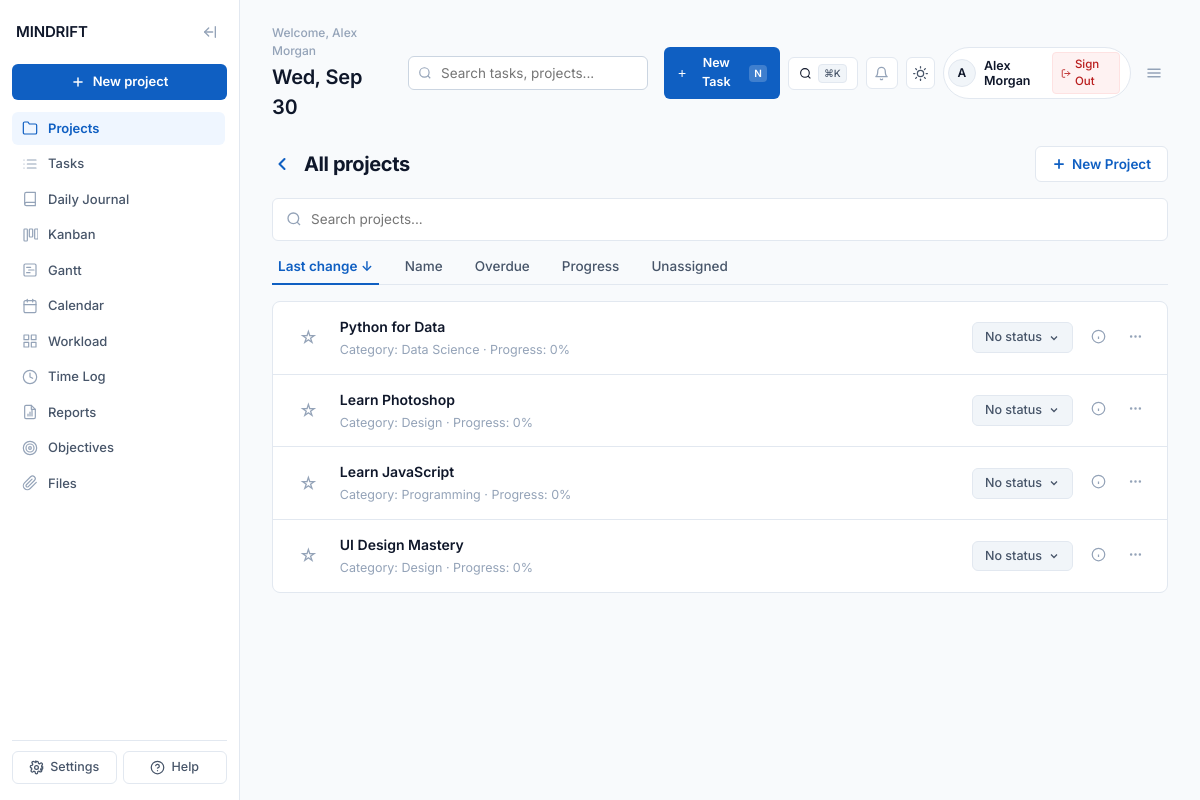
Screenshot of /courses.php (signed in) with the database file from the repository.
### tables this page shows
CREATE TABLE IF NOT EXISTS `users` (
  `id` INT AUTO_INCREMENT PRIMARY KEY,
  `name` VARCHAR(100) NOT NULL,
  `email` VARCHAR(150) NOT NULL UNIQUE,
  `password` VARCHAR(255) NULL,
  `avatar_url` VARCHAR(255) NULL,
  `schedule_token` VARCHAR(64) NULL,
  `created_at` DATETIME DEFAULT CURRENT_TIMESTAMP,
  INDEX `idx_users_schedule_token` (`schedule_token`)
);

CREATE TABLE IF NOT EXISTS `courses` (
  `id` INT AUTO_INCREMENT PRIMARY KEY,
  `user_id` INT NOT NULL,
  `code` VARCHAR(10) NOT NULL,
  `name` VARCHAR(150) NOT NULL,
  `category` VARCHAR(50) NOT NULL,
  `level` VARCHAR(50) DEFAULT 'Intermediate',
  `total_modules` INT DEFAULT 10,
  `completed_modules` INT DEFAULT 0,
  `progress_pct` INT DEFAULT 0,
  `bg_gradient` VARCHAR(100) DEFAULT 'linear-gradient(145deg,#8B7CF0,#5A46E0)',
  `ring_color` VARCHAR(30) DEFAULT '#6C5CE7',
  `is_starred` INT DEFAULT 0,
  `status` VARCHAR(30) DEFAULT 'No status',
  `start_date` VARCHAR(50) NULL,
  `due_date` VARCHAR(50) NULL,
  `created_at` DATETIME DEFAULT CURRENT_TIMESTAMP,
  INDEX `idx_courses_user` (`user_id`),
  FOREIGN KEY (`user_id`) REFERENCES `users`(`id`) ON DELETE CASCADE
);

### courses.php (the view, shortened to what this page needs)
<?php
$db = getDbConnection();
$userId = (int)$_SESSION['user_id'];
$stmtUser = $db->prepare("SELECT * FROM users WHERE id = :uid");
$stmtUser->execute(['uid' => $userId]);
$user = $stmtUser->fetch();
$stmtCheck = $db->prepare("SELECT COUNT(*) as cnt FROM courses WHERE user_id = :uid AND name = '2dapp'");
$stmtCheck->execute(['uid' => $userId]);
if ($stmtCheck->fetch()['cnt'] == 0) {
    $db->prepare("INSERT INTO courses (user_id, code, name, category, level, total_modules, completed_modules, progress_pct, bg_gradient, ring_color)
                  VALUES (:uid, '2D', '2dapp', 'Programming', 'Intermediate', 10, 0, 0, 'linear-gradient(145deg,#6FC1F0,#4FA3E0)', '#4FA3E0')")->execute(['uid' => $userId]);
}
$stmtCourses = $db->prepare("SELECT * FROM courses WHERE user_id = :uid ORDER BY id DESC");
$stmtCourses->execute(['uid' => $userId]);
$courses = $stmtCourses->fetchAll();
include __DIR__ . '/includes/head.php';
?>
</head>
<body>
<div class="app" id="app">
  <?php include __DIR__ . '/includes/sidebar.php'; ?>
  <main class="main">
    <?php include __DIR__ . '/includes/header.php'; ?>
    <div class="all-projects-header">
      <div class="all-projects-title-wrap">
        <a href="index.php" class="back-chevron-link" title="Back to Dashboard">
          <svg width="20" height="20" viewBox="0 0 24 24" fill="none" stroke="currentColor" stroke-width="2.5" stroke-linecap="round" stroke-linejoin="round"><path d="m15 18-6-6 6-6"/></svg>
        </a>
        <h2 class="all-projects-title">All projects</h2>
      </div>
      <button class="btn-outline-create" id="btnOpenCreateProjFromHeader">
        <svg width="14" height="14" viewBox="0 0 24 24" fill="none" stroke="currentColor" stroke-width="3" stroke-linecap="round" stroke-linejoin="round"><line x1="12" y1="5" x2="12" y2="19"/><line x1="5" y1="12" x2="19" y2="12"/></svg>
        New Project
      </button>
    </div>
    <div class="search-box-wrap">
      <svg width="16" height="16" viewBox="0 0 24 24" fill="none" stroke="currentColor" stroke-width="2"><circle cx="11" cy="11" r="8"/><line x1="21" y1="21" x2="16.65" y2="16.65"/></svg>
      <input type="text" id="projSearchInput" class="search-box-input" placeholder="Search projects..." />
    </div>
    <div class="filter-tabs-row">
      <button class="tab-btn active" data-sort="last_change">Last change ↓</button>
      <button class="tab-btn" data-sort="name">Name</button>
      <button class="tab-btn" data-sort="overdue">Overdue</button>
      <button class="tab-btn" data-sort="progress">Progress</button>
      <button class="tab-btn" data-sort="unassigned">Unassigned</button>
    </div>
    <div class="projects-list-wrap" id="projectListContainer">
      <?php if (empty($courses)): ?>
        <div style="padding:40px 20px; text-align:center; color:var(--text-muted); background:var(--bg-surface);">
          <div style="font-size:14px; font-weight:600; color:var(--text-primary); margin-bottom:4px;">No projects found</div>
          <div style="font-size:12.5px; margin-bottom:14px;">Create your first project to start tracking milestones and progress.</div>
          <button type="button" class="btn-outline-create" onclick="document.getElementById('btnOpenCreateProjFromHeader').click()" style="margin:0 auto; display:inline-flex;">+ New Project</button>
        </div>
      <?php else: ?>
        <?php foreach ($courses as $c):
          $statusLabel = ($c['progress_pct'] > 0) ? (($c['progress_pct'] >= 100) ? 'Completed' : 'In progress') : 'No status';
        ?>
          <div class="project-item-row" data-name="<?= strtolower(htmlspecialchars($c['name'])); ?>" data-progress="<?= (int)$c['progress_pct']; ?>" data-status="<?= $statusLabel; ?>" data-id="<?= $c['id']; ?>">
            <div class="project-left-col">
              <button class="star-btn <?= ($c['is_starred'] ?? 0) ? 'starred' : ''; ?>" title="Star Project" aria-label="Star Project" onclick="toggleProjFavorite(<?= $c['id']; ?>, this)"><?= ($c['is_starred'] ?? 0) ? '★' : '☆'; ?></button>
              <div>
                <h3 class="project-title-name" style="cursor:pointer;" onclick="openProjectInfoModal(<?= htmlspecialchars(json_encode($c)); ?>)"><?= htmlspecialchars($c['name']); ?></h3>
                <span class="project-sub-date">Category: <?= htmlspecialchars($c['category']); ?> · Progress: <?= (int)$c['progress_pct']; ?>%</span>
              </div>
            </div>
            <div class="project-right-col">
              <button class="status-select-btn" onclick="toggleProjStatus(<?= $c['id']; ?>, this)">
                <span class="status-txt"><?= $statusLabel; ?></span>
                <svg width="12" height="12" viewBox="0 0 24 24" fill="none" stroke="currentColor" stroke-width="2.5"><path d="m6 9 6 6 6-6"/></svg>
              </button>
              <button class="action-icon-btn" title="Project Details" aria-label="Project Details" onclick="openProjectInfoModal(<?= htmlspecialchars(json_encode($c)); ?>)">
                <svg width="15" height="15" viewBox="0 0 24 24" fill="none" stroke="currentColor" stroke-width="2"><circle cx="12" cy="12" r="10"/><line x1="12" y1="16" x2="12" y2="12"/><line x1="12" y1="8" x2="12.01" y2="8"/></svg>
              </button>
              <div style="position:relative; display:inline-block;">
                <button class="action-icon-btn btn-proj-opts" title="Options" aria-label="Project Options" onclick="toggleProjectOptions(event, <?= $c['id']; ?>, '<?= addslashes($c['name']); ?>')">
                  <svg width="15" height="15" viewBox="0 0 24 24" fill="none" stroke="currentColor" stroke-width="2"><circle cx="12" cy="12" r="1"/><circle cx="19" cy="12" r="1"/><circle cx="5" cy="12" r="1"/></svg>
                </button>
              </div>
            </div>
          </div>
        <?php endforeach; ?>
      <?php endif; ?>
    </div>
  </main>
</div>
</body>
</html>

### includes/header.php (shortened to what this page needs)
<header class="topbar">
  <div>
    <p class="greeting">Welcome, <?= htmlspecialchars($user['name'] ?? 'User'); ?></p>
    <h1 class="date" id="todayDate"><?= date('l, M j'); ?></h1>
  </div>
  <div class="topbar-search">
    <input type="text" id="globalSearchInput" placeholder="Search tasks, projects..." class="form-input" style="padding-left:32px; border-radius:var(--radius-sm); height:34px;" />
    <svg width="14" height="14" viewBox="0 0 24 24" fill="none" stroke="currentColor" stroke-width="2" style="position:absolute; left:10px; top:50%; transform:translateY(-50%); color:var(--text-muted);"><circle cx="11" cy="11" r="8"/><line x1="21" y1="21" x2="16.65" y2="16.65"/></svg>
  </div>
  <div class="topbar-right">
    <button class="btn-primary" id="quickTaskTriggerBtn" title="Quick Add Task (Press N)" type="button" style="padding:6px 12px; font-size:12.5px;">
      <svg width="13" height="13" viewBox="0 0 24 24" fill="none" stroke="currentColor" stroke-width="2.5" stroke-linecap="round" stroke-linejoin="round"><line x1="12" y1="5" x2="12" y2="19"/><line x1="5" y1="12" x2="19" y2="12"/></svg>
      <span>New Task</span>
      <kbd style="padding:1px 5px; font-size:10px; background:rgba(255,255,255,0.2); border-radius:var(--radius-xs); font-family:inherit; color:#fff; margin-left:4px;">N</kbd>
    </button>
    <button class="btn-secondary" id="cmdPaletteTriggerBtn" title="Press Ctrl+K or Cmd+K" type="button" aria-label="Open Command Palette" style="padding:6px 10px; font-size:12.5px;">
      <svg width="13" height="13" viewBox="0 0 24 24" fill="none" stroke="currentColor" stroke-width="2"><circle cx="11" cy="11" r="8"/><line x1="21" y1="21" x2="16.65" y2="16.65"/></svg>
      <kbd style="padding:1px 5px; font-size:10px; background:var(--bg-subtle); border:1px solid var(--border-base); border-radius:var(--radius-xs); font-family:inherit; color:var(--text-secondary);">⌘K</kbd>
    </button>
    <div style="position:relative;">
      <button class="icon-btn" id="notifBellBtn" title="Notifications" type="button" aria-label="Notifications" style="border:1px solid var(--border-base); border-radius:var(--radius-sm); background:var(--bg-surface);">
        <svg width="15" height="15" viewBox="0 0 24 24" fill="none" stroke="currentColor" stroke-width="2" stroke-linecap="round" stroke-linejoin="round"><path d="M18 8A6 6 0 0 0 6 8c0 7-3 9-3 9h18s-3-2-3-9"/><path d="M13.73 21a2 2 0 0 1-3.46 0"/></svg>
      </button>
    </div>
    <button class="theme-toggle-btn" id="themeToggleBtn" title="Toggle Light / Dark Mode" aria-label="Toggle Theme">
    </button>
    <div class="user-profile-badge">
      <div class="avatar-circle"><?= strtoupper(substr($user['name'] ?? 'U', 0, 1)); ?></div>
      <div class="user-info">
        <span class="user-name"><?= htmlspecialchars($user['name'] ?? 'User'); ?></span>
      </div>
      <a href="api/logout.php" class="btn-logout" title="Sign Out">
        <svg width="13" height="13" viewBox="0 0 24 24" fill="none" stroke="currentColor" stroke-width="2" stroke-linecap="round" stroke-linejoin="round"><path d="M9 21H5a2 2 0 0 1-2-2V5a2 2 0 0 1 2-2h4"/><polyline points="16 17 21 12 16 7"/><line x1="21" y1="12" x2="9" y2="12"/></svg>
        <span>Sign Out</span>
      </a>
    </div>
    <button class="icon-btn mobile-menu-btn" id="mobileMenuBtn" aria-label="Toggle navigation menu" title="Toggle Navigation">
      <svg width="18" height="18" viewBox="0 0 24 24" fill="none" stroke="currentColor" stroke-width="2" stroke-linecap="round" stroke-linejoin="round"><line x1="4" y1="7" x2="20" y2="7"/><line x1="4" y1="12" x2="20" y2="12"/><line x1="4" y1="17" x2="20" y2="17"/></svg>
    </button>
  </div>
</header>

### courses.php (style rules this page uses)
.all-projects-header { display: flex; align-items: center; justify-content: space-between; margin-bottom: 16px; }
.all-projects-title-wrap { display: flex; align-items: center; gap: 12px; }
.back-chevron-link { color: var(--brand-primary); text-decoration: none; font-size: 18px; font-weight: 700; display: flex; align-items: center; }
.all-projects-title { margin: 0; font-size: 20px; font-weight: 700; letter-spacing: -0.02em; color: var(--text-primary); }
.btn-outline-create { background: var(--bg-surface); color: var(--brand-primary); border: 1px solid var(--border-base); padding: 7px 16px; border-radius: var(--radius-sm); font-size: 13.5px; font-weight: 600; cursor: pointer; display: flex; align-items: center; gap: 6px; transition: all 0.15s ease; }
.search-box-wrap { position: relative; margin-bottom: 14px; }
.search-box-wrap svg { position: absolute; left: 14px; top: 50%; transform: translateY(-50%); color: var(--text-muted); }
.search-box-input { width: 100%; padding: 10px 14px 10px 38px; background: var(--bg-surface); border: 1px solid var(--border-base); border-radius: var(--radius-sm); font-size: 13.5px; color: var(--text-primary); outline: none; transition: border-color 0.15s; }
.filter-tabs-row { display: flex; align-items: center; gap: 20px; border-bottom: 1px solid var(--border-base); margin-bottom: 16px; }
.tab-btn { background: none; border: none; font-size: 13.5px; font-weight: 500; color: var(--text-secondary); cursor: pointer; padding-bottom: 8px; position: relative; display: flex; align-items: center; gap: 4px; }
.tab-btn.active { color: var(--brand-primary); font-weight: 600; }
.tab-btn.active::after { content: ''; position: absolute; bottom: -1px; left: 0; right: 0; height: 2px; background: var(--brand-primary); }
.projects-list-wrap { display: flex; flex-direction: column; gap: 1px; background: var(--border-base); border-radius: var(--radius-md); overflow: hidden; border: 1px solid var(--border-base); }
.project-item-row { display: flex; align-items: center; justify-content: space-between; padding: 14px 20px; background: var(--bg-surface); transition: background 0.15s; }
.project-left-col { display: flex; align-items: center; gap: 16px; }
.star-btn { background: none; border: none; color: var(--text-muted); font-size: 18px; cursor: pointer; transition: color 0.15s; }
.project-title-name { font-size: 14px; font-weight: 600; color: var(--text-primary); margin: 0 0 2px; }
.project-sub-date { font-size: 12.5px; color: var(--text-muted); font-weight: 400; }
.project-right-col { display: flex; align-items: center; gap: 14px; }
.status-select-btn { background: var(--bg-subtle); color: var(--text-secondary); border: 1px solid var(--border-base); padding: 5px 12px; border-radius: var(--radius-sm); font-size: 12.5px; font-weight: 500; cursor: pointer; display: flex; align-items: center; gap: 6px; }
.action-icon-btn { background: none; border: none; color: var(--text-muted); font-size: 16px; cursor: pointer; padding: 4px; border-radius: var(--radius-xs); }

### rows the page displays
users: name "Alex Morgan", name "A"
courses: name "Python for Data", category "Data Science", progress_pct "0", progress_pct "No status"
courses: name "Learn Photoshop", category "Design", progress_pct "0", progress_pct "No status"
courses: name "Learn JavaScript", category "Programming", progress_pct "0", progress_pct "No status"
courses: name "UI Design Mastery", category "Design", progress_pct "0", progress_pct "No status"
